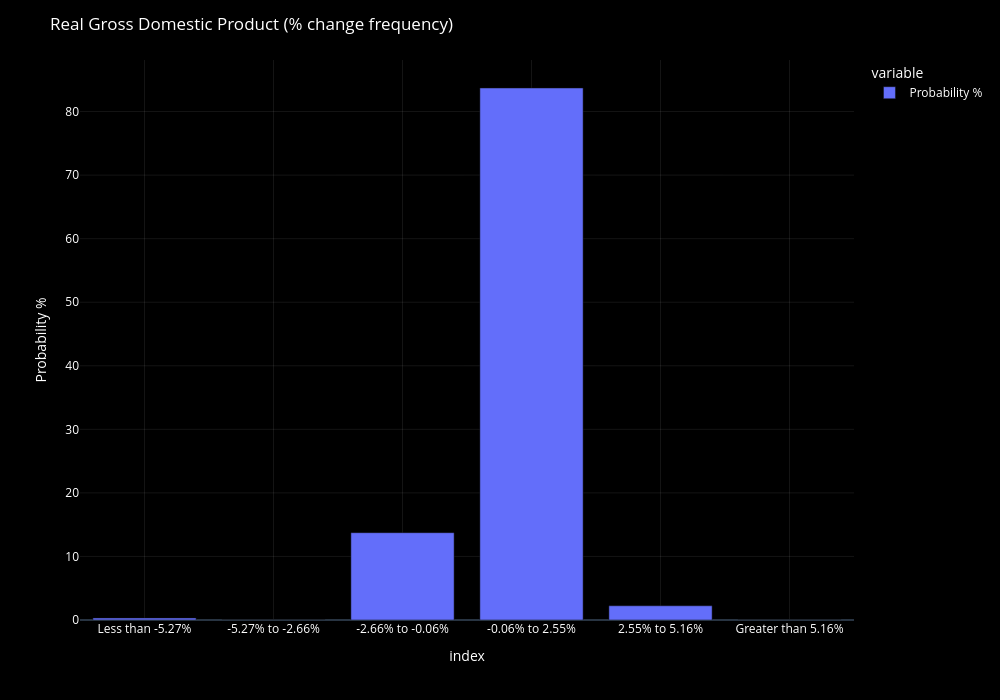

The notebook cell saved with this chart:
### Code cell
fig = plot_df_chart(
    freq_table[['Probability %']],
    chart_title = f'{DICT[INDICATOR]['title']} (% change frequency)',
    chart_type = "bar",
    yaxis_title = "Probability %",
    width=1000,
    height=700,
    show_rangeslider=False
)

### Figure 1 — Plotly figure (JSON) as saved in the notebook; plotly's stock layout.template omitted (floating-point values rounded to 4 significant figures)
{"data": [{"hovertemplate": "<b>%{fullData.name}</b><br>%{y:.2f}<extra></extra>", "legendgroup": "Probability %", "marker": {"color": "#636efa", "pattern": {"shape": ""}}, "name": "Probability %", "orientation": "v", "showlegend": true, "textposition": "auto", "type": "bar", "x": ["Less than -5.27%", "-5.27% to -2.66%", "-2.66% to -0.06%", "-0.06% to 2.55%", "2.55% to 5.16%", "Greater than 5.16%"], "xaxis": "x", "y": [0.3195, 0.0, 13.74, 83.71, 2.236, 0.0], "yaxis": "y"}], "layout": {"barmode": "relative", "dragmode": "zoom", "font": {"color": "white", "size": 12}, "height": 700, "legend": {"bgcolor": "rgba(0,0,0,0)", "itemclick": "toggle", "itemdoubleclick": "toggleothers", "title": {"text": "variable"}, "tracegroupgap": 0}, "margin": {"t": 60}, "paper_bgcolor": "black", "plot_bgcolor": "black", "title": {"text": "Real Gross Domestic Product (% change frequency)"}, "width": 1000, "xaxis": {"anchor": "y", "domain": [0, 1], "gridcolor": "rgba(255,255,255,0.08)", "rangeslider": {"visible": false}, "showgrid": true, "title": {"text": "index"}}, "yaxis": {"anchor": "x", "domain": [0, 1], "fixedrange": false, "gridcolor": "rgba(255,255,255,0.08)", "showgrid": true, "title": {"text": "Probability %"}}}}
